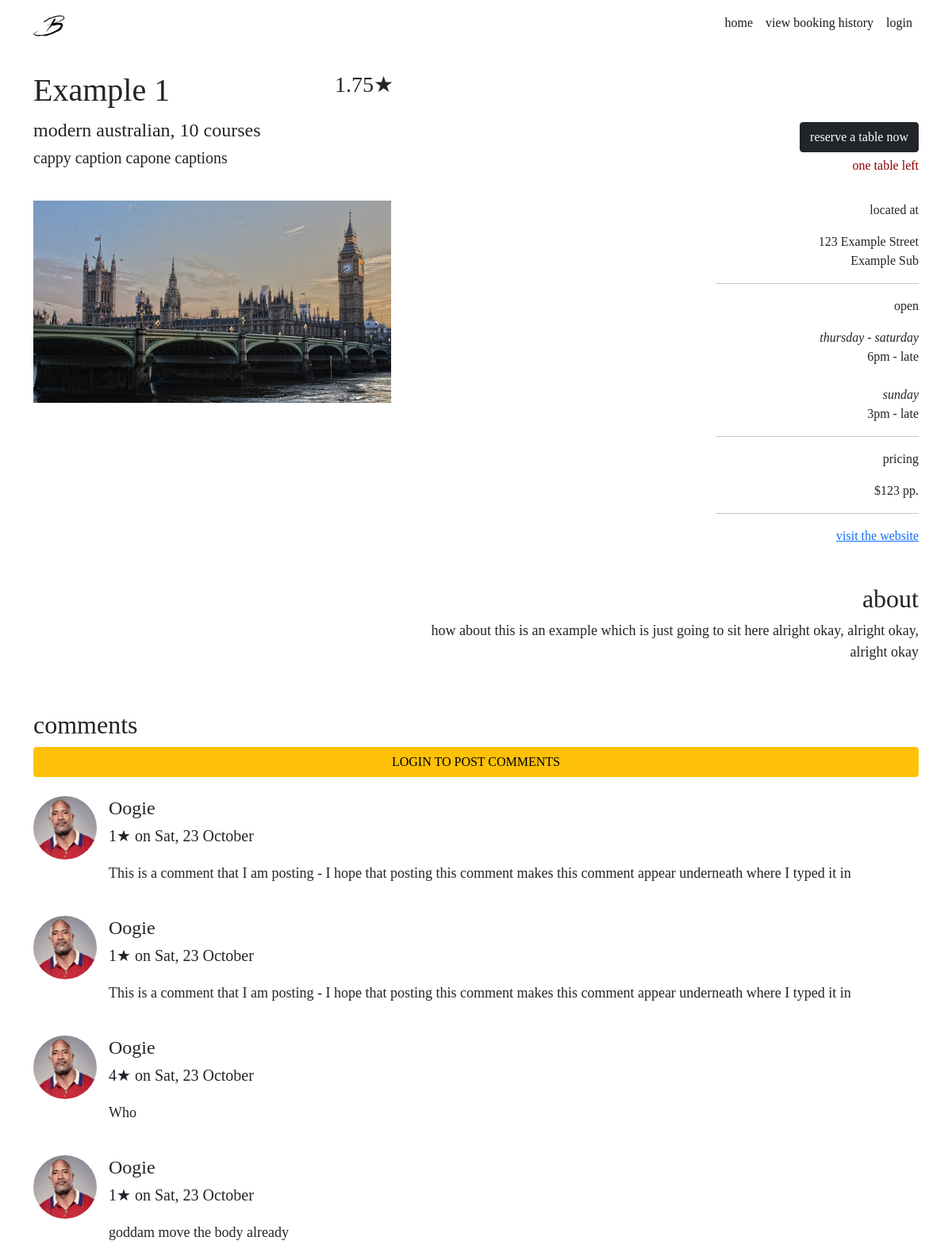
The page /restaurants/1 on the database its author committed.
### website/models.py (models this page shows, shortened)
class Restaurant(db.Model):
    __tablename__ = 'restaurants'
    __table_args__ = {'extend_existing': True}
    restaurant_id = db.Column(db.Integer, primary_key=True)
    name = db.Column(db.String(100), nullable=False)
    street = db.Column(db.String(150), nullable=False)
    suburb = db.Column(db.String(50), nullable=False)
    max_reservations = db.Column(db.Integer)
    caption = db.Column(db.String(200), nullable=False)
    description = db.Column(db.String(400), nullable=False)
    price = db.Column(db.Integer)
    cuisine_type = db.Column(db.String(30), nullable=False)
    num_courses = db.Column(db.Integer, nullable=False)
    website = db.Column(db.String(400))
    image = db.Column(db.String(400), nullable=False)
    comments = db.relationship('Comment', backref='restaurant')
    statuses = db.relationship('RestaurantStatus', backref='restaurant')
    reservations = db.relationship('Reservation', backref='restaurant')

class Comment(db.Model):
    __tablename__ = 'comments'
    comment_id = db.Column(db.Integer, primary_key=True)
    text = db.Column(db.String(400))
    post_date = db.Column(db.DateTime, default=datetime.now())
    user_rating = db.Column(db.Integer, nullable=False)
    user_id = db.Column(db.Integer, db.ForeignKey('users.id'))
    restaurant_id = db.Column(db.Integer, db.ForeignKey('restaurants.restaurant_id'))

class User(db.Model, UserMixin):
    __tablename__ = 'users'  # good practice to specify table name
    __table_args__ = {'extend_existing': True}
    id = db.Column(db.Integer, primary_key=True)
    name = db.Column(db.String(100), index=True, unique=True, nullable=False)
    password_hash = db.Column(db.String(255), nullable=False)
    email = db.Column(db.String(100), index=True, nullable=False)
    phone_number = db.Column(db.String(10), nullable=True)
    comments = db.relationship('Comment', backref='user')
    reservations = db.relationship('Reservation', backref='user')

### website/views.py (the view)
@restaurant_bp.route('/<id>')
def restaurant(id):
    comment_form = CommentForm()
    restaurant = Restaurant.query.filter_by(restaurant_id = id).first()
    return render_template("restaurant.html", restaurant=restaurant, comment_form=comment_form)

### website/templates/restaurant.html (shortened to what this page needs)
{% extends 'base.html' %}
{% block content %}
<div class="container">
    <div class="row mt-4 mb-1">
        <div class="col-lg-4 col-sm-4">
            <h1>{{ restaurant.name }}</h1>
        </div>
        <div class="col-lg-8 col-sm-8 rating">
            {% set average = [] %}
            <h3> {{ average | sum / average | count }}&#9733;</h3>
        </div>
    </div>
    <div class="row">
        <div class="col-lg-4 col-sm-6">
            <h4>{{ restaurant.cuisine_type}}, {{restaurant.num_courses}} courses</h4>
            <h5>{{ restaurant.caption }}</h5>
        </div>
        <div class="col-lg-8 col-sm-6 btn-align mt-1">
            <button type="button" class="btn btn-dark modalBtn" data-bs-toggle="modal" data-bs-target="#bookingModal">
                reserve a table now
            </button>
            <p class="seat-alert">one table left</p>
        </div>
    </div>
    <div class="row mt-3 mb-3">
        <div class="col-lg-5 col-sm-6">
            <img src="{{ restaurant.image }}" class="img-fluid">
        </div>
        <div class="col-lg-7 col-sm-6 info-align mt-3 mt-xl-0">
            <p class="info-heading">
                located at
            </p>
            <p>
                {{ restaurant.street }}<br> {{ restaurant.suburb }}
            </p>
            <hr class="info-line">
            <p class="info-heading">
                open
            </p>
            <p>
                <i>thursday - saturday</i>
                <br>6pm - late
                <br><br><i>sunday</i>
                <br>3pm - late
            </p>
            <hr class="info-line">
            <p class="info-heading">
                pricing
            </p>
            <p>
                ${{ restaurant.price }} pp.
            </p>
            <hr class="info-line">
            <a href="{{ restaurant.website}}">visit the website</a>
            <br><br><br>
            <h2 align="right">about</h2>
            <p class="about">
                {{ restaurant.description }}<br><br>
            </p>
        </div>
    </div>
</div>
<div class="container">
    <div class="row mt-1">
        <div class="col-lg-2">
            <h2>comments</h2>
        </div>
    </div>
    {% if current_user.is_authenticated %}
    <form method="post" action="{{url_for('restaurants.restaurant', id=restaurant.restaurant_id)}}/comment">
        {{ comment_form.csrf_token }}
        <div class="row mt-3 mb-2">
            <div class="col-10">
                {{comment_form.text.label (class="form-label") }}
                {{comment_form.text (class="form-control")}}
            </div>
        </div>
        <div class="col-6 col-sm-3">
            {{comment_form.user_rating.label (class="form-label") }}
            {{comment_form.user_rating (class="form-control")}}
        </div>
        <div class="col-6 col-sm-3">
            {{ comment_form.submit (class="btn btn-outline-dark my-2") }}
        </div>
    </form>
    {% else %}
    <div class="d-grid gap-2">
        <a class="btn btn-warning bg-warning" type="button" href="{{ url_for('auth.login') }}">LOGIN TO POST
            COMMENTS</a>
    </div>
    {% endif %}
    {% for comment in restaurant.comments %}
    <div class="row mt-4">
        <div class="col-lg-1 col-sm-2">
            <img src="img/user_rock.jpg" class="avatar">
        </div>
        <div class="col-xl-11 col-lg-12 col-sm-10 mt-2 mt-xl-0 ">
            <h4 class="comment-author"> {{ comment.user.name }} </h4>
            <h5>{{ comment.user_rating }}&#9733; on {{ comment.post_date.strftime("%a, %d %B") }} </h5>
        </div>
    </div>
    <div class="row mt-1">
        <div class="col-lg-1 col-sm-2">
        </div>
        <div class="col-xl-11 col-lg-12 col-sm-10">
            <p class="comment">
                {{ comment.text }}
            </p>
        </div>
    </div>
    {% endfor %}
</div>
{% endblock %}

### website/static/css/stylesheet.css (style rules this page uses)
body { font-family: Didot, Palatino, Perpetua, serif; }
.avatar { width: 80px; height: 80px; border-radius: 50%; object-fit: cover; }
.btn-align { text-align: right }
.comment-author { margin-top: 1px; font-weight: 400; }
.info-align { text-align: right; }
.info-line { width: 40%; transform: translateX(150%); }
.modalBtn { position: relative; }
p.info-heading { font-weight: 500; }
p.about { text-align: right; margin-left: auto; font-size: 18px; }
p.comment { font-size: 18px; }
p.seat-alert { color: darkred; margin-top: 5px; }
.rating { text-align: left; }

### rows shown on the page
Restaurant: name "Example 1", cuisine_type "modern australian", num_courses "10", caption "cappy caption capone captions", image (picture), street "123 Example Street", suburb "Example Sub", price "123", description "how about this is an example which is just going to sit here alright okay, alright okay, alright okay"
Comment: user.name "Oogie", user_rating "1", post_date "Sat, 23 October", text "This is a comment that I am posting - I hope that posting this comment makes this comment appear underneath where I typed it in"
Comment: user.name "Oogie", user_rating "1", post_date "Sat, 23 October", text "This is a comment that I am posting - I hope that posting this comment makes this comment appear underneath where I typed it in"
Comment: user.name "Oogie", user_rating "4", post_date "Sat, 23 October", text "Who"
Comment: user.name "Oogie", user_rating "1", post_date "Sat, 23 October", text "goddam move the body already"

### other values the page prints
{{ average | sum / average | count }} "1.75"
